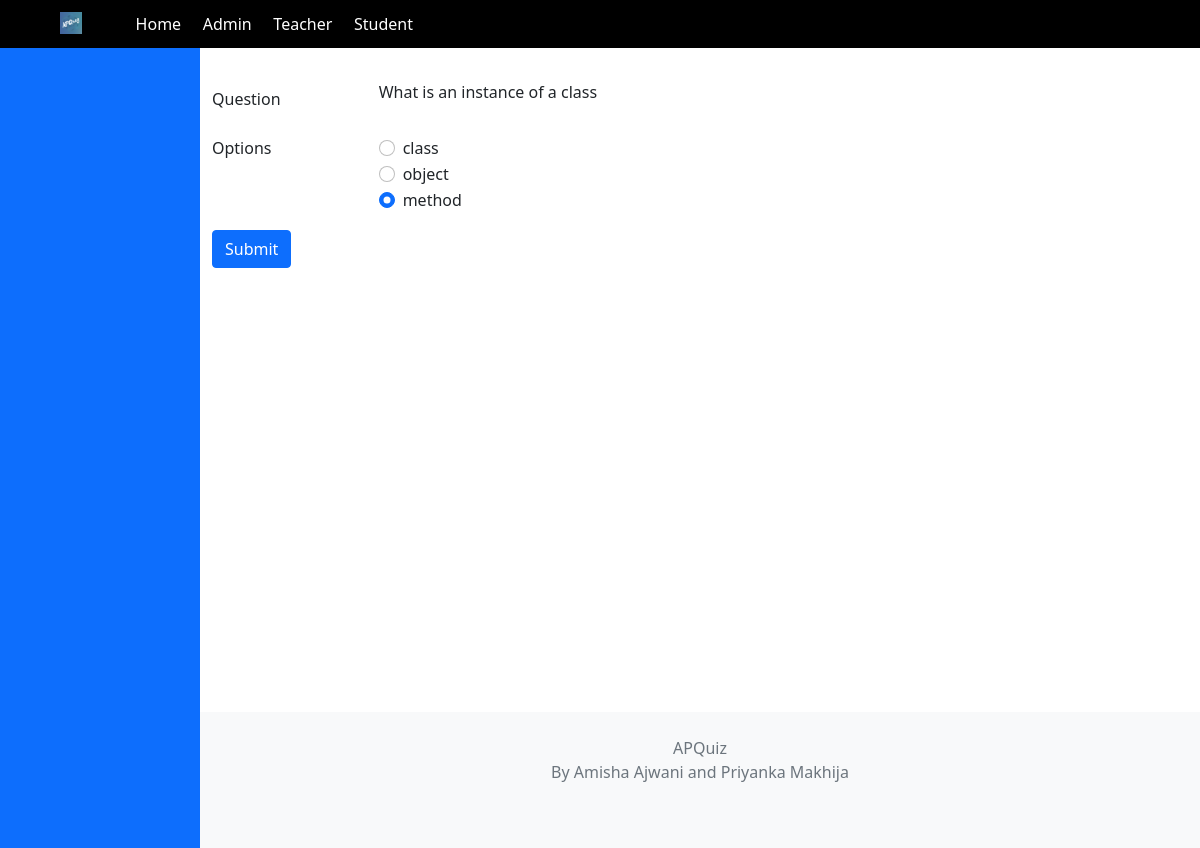
The app's page /start/4 (signed in) with its own data.
### quiz/models.py (models this page shows, shortened)
class Question(models.Model):
    test = models.ForeignKey(Test,on_delete=models.CASCADE)
    qNumber = models.IntegerField()
    question = models.CharField(max_length=1000)
    points = models.IntegerField(default=1)
    correctOption = models.IntegerField()

class Option(models.Model):
    question = models.ForeignKey(Question,on_delete=models.CASCADE)
    desc = models.CharField(max_length=1000,blank=True,default=" ")
    number = models.IntegerField()

### quiz/views.py (the view)
# urls.py: path('start/<int:id>',views.startTest,name='startTest'),
@login_required(login_url="/student/login")
@user_passes_test(is_student)
def startTest(request,id):
    print("In start Test")
    t = Test.objects.get(id=id)
    l=[]
    request.session["currentQuestionNumber"]=1
    request.session["testid"]=t.id
    request.session["userAnswers"]=l
    return render(request,'quiz/test.html',{"question":t.question_set.get(qNumber=1)})

### quiz/views.py (called while the page is built)
def is_student(user):
    return user.groups.filter(name='STUDENT').exists()

### templates/quiz/test.html (shortened to what this page needs)
{% extends 'quiz/base-nomenu.html' %}
{% block content %}
<form method="POST" action="/test/">
    <div class="row mb-3">
      <label for="question" class="col-sm-2 col-form-label">Question</label>
      <div class="col-sm-10">
        <p id="question">{{question.question}}</p>
      </div>
    </div>
    <fieldset class="row mb-3">
      <legend class="col-form-label col-sm-2 pt-0">Options</legend>
      <div class="col-sm-10">
          {% for option in question.option_set.all %}
        <div class="form-check">
          <input class="form-check-input" type="radio" name="options" id="option{{option.number}}" value="option{{option.number}}" checked>
          <label class="form-check-label" for="option{{option.number}}">
            {{option.desc}}
          </label>
        </div>
        {% endfor %}
      </div>
    </fieldset>
    <button type="submit" class="btn btn-primary">Submit</button>
  </form>
{% endblock %}

### static/css/style.css (style rules this page uses)
body { margin: 0px; padding: 0px; overflow-x: hidden; }
::placeholder { color: white; }
form ::placeholder { color: black; }
.row:after { content: ""; display: table; clear: both; }
body { background:#F5F5F5; margin-top:20px; }

### records on screen
Question: question "What is an instance of a class"
Option: desc "class"
Option: desc "object"
Option: desc "method"
